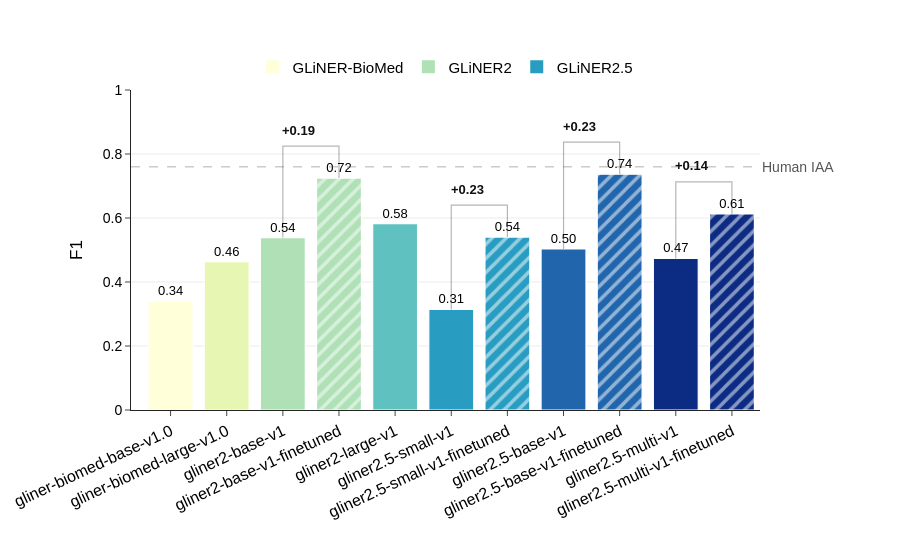

This figure's notebook cell:
### Code cell
fig = plot_benchmark_gliner_models(
    df=df,
    human_iaa=0.76,
    metric="F1",
    category="OVERALL_MICRO",
)
fig.show()
fig.write_image("../plots/gliner_benchmark_f1.png", scale=10, width=1200, height=600)

### Figure 1 — Plotly figure (JSON) as saved in the notebook; plotly's stock layout.template omitted (floating-point values rounded to 4 significant figures)
{"data": [{"marker": {"color": "rgb(255, 255, 217)", "line": {"color": "white", "width": 1.2}, "pattern": {"fgcolor": "white", "shape": "", "solidity": 0.35}}, "name": "ihor/gliner-biomed-base-v1.0", "showlegend": false, "text": ["0.34"], "textfont": {"size": 13}, "textposition": "outside", "type": "bar", "x": ["gliner-biomed-base-v1.0"], "y": [0.3401]}, {"marker": {"color": "rgb(231, 246, 178)", "line": {"color": "white", "width": 1.2}, "pattern": {"fgcolor": "white", "shape": "", "solidity": 0.35}}, "name": "ihor/gliner-biomed-large-v1.0", "showlegend": false, "text": ["0.46"], "textfont": {"size": 13}, "textposition": "outside", "type": "bar", "x": ["gliner-biomed-large-v1.0"], "y": [0.4636]}, {"marker": {"color": "rgb(175, 224, 182)", "line": {"color": "white", "width": 1.2}, "pattern": {"fgcolor": "white", "shape": "", "solidity": 0.35}}, "name": "fastino/gliner2-base-v1", "showlegend": false, "text": ["0.54"], "textfont": {"size": 13}, "textposition": "outside", "type": "bar", "x": ["gliner2-base-v1"], "y": [0.5388]}, {"marker": {"color": "rgb(175, 224, 182)", "line": {"color": "white", "width": 1.2}, "pattern": {"fgcolor": "white", "shape": "/", "solidity": 0.35}}, "name": "fastino/gliner2-base-v1-finetuned", "showlegend": false, "text": ["0.72"], "textfont": {"size": 13}, "textposition": "outside", "type": "bar", "x": ["gliner2-base-v1-finetuned"], "y": [0.7246]}, {"marker": {"color": "rgb(96, 194, 192)", "line": {"color": "white", "width": 1.2}, "pattern": {"fgcolor": "white", "shape": "", "solidity": 0.35}}, "name": "fastino/gliner2-large-v1", "showlegend": false, "text": ["0.58"], "textfont": {"size": 13}, "textposition": "outside", "type": "bar", "x": ["gliner2-large-v1"], "y": [0.5826]}, {"marker": {"color": "rgb(41, 157, 193)", "line": {"color": "white", "width": 1.2}, "pattern": {"fgcolor": "white", "shape": "", "solidity": 0.35}}, "name": "fastino/gliner2.5-small-v1", "showlegend": false, "text": ["0.31"], "textfont": {"size": 13}, "textposition": "outside", "type": "bar", "x": ["gliner2.5-small-v1"], "y": [0.3142]}, {"marker": {"color": "rgb(41, 157, 193)", "line": {"color": "white", "width": 1.2}, "pattern": {"fgcolor": "white", "shape": "/", "solidity": 0.35}}, "name": "fastino/gliner2.5-small-v1-finetuned", "showlegend": false, "text": ["0.54"], "textfont": {"size": 13}, "textposition": "outside", "type": "bar", "x": ["gliner2.5-small-v1-finetuned"], "y": [0.5404]}, {"marker": {"color": "rgb(33, 102, 172)", "line": {"color": "white", "width": 1.2}, "pattern": {"fgcolor": "white", "shape": "", "solidity": 0.35}}, "name": "fastino/gliner2.5-base-v1", "showlegend": false, "text": ["0.50"], "textfont": {"size": 13}, "textposition": "outside", "type": "bar", "x": ["gliner2.5-base-v1"], "y": [0.5033]}, {"marker": {"color": "rgb(33, 102, 172)", "line": {"color": "white", "width": 1.2}, "pattern": {"fgcolor": "white", "shape": "/", "solidity": 0.35}}, "name": "fastino/gliner2.5-base-v1-finetuned", "showlegend": false, "text": ["0.74"], "textfont": {"size": 13}, "textposition": "outside", "type": "bar", "x": ["gliner2.5-base-v1-finetuned"], "y": [0.737]}, {"marker": {"color": "rgb(12, 44, 132)", "line": {"color": "white", "width": 1.2}, "pattern": {"fgcolor": "white", "shape": "", "solidity": 0.35}}, "name": "fastino/gliner2.5-multi-v1", "showlegend": false, "text": ["0.47"], "textfont": {"size": 13}, "textposition": "outside", "type": "bar", "x": ["gliner2.5-multi-v1"], "y": [0.4737]}, {"marker": {"color": "rgb(12, 44, 132)", "line": {"color": "white", "width": 1.2}, "pattern": {"fgcolor": "white", "shape": "/", "solidity": 0.35}}, "name": "fastino/gliner2.5-multi-v1-finetuned", "showlegend": false, "text": ["0.61"], "textfont": {"size": 13}, "textposition": "outside", "type": "bar", "x": ["gliner2.5-multi-v1-finetuned"], "y": [0.6127]}, {"marker": {"color": "rgb(255, 255, 217)", "size": 13, "symbol": "square"}, "mode": "markers", "name": "GLiNER-BioMed", "showlegend": true, "type": "scatter", "x": ["gliner-biomed-base-v1.0"], "y": [null]}, {"marker": {"color": "rgb(175, 224, 182)", "size": 13, "symbol": "square"}, "mode": "markers", "name": "GLiNER2", "showlegend": true, "type": "scatter", "x": ["gliner-biomed-base-v1.0"], "y": [null]}, {"marker": {"color": "rgb(41, 157, 193)", "size": 13, "symbol": "square"}, "mode": "markers", "name": "GLiNER2.5", "showlegend": true, "type": "scatter", "x": ["gliner-biomed-base-v1.0"], "y": [null]}], "layout": {"annotations": [{"align": "center", "font": {"color": "#111111", "size": 13}, "showarrow": false, "text": "<b>+0.19</b>", "x": "gliner2-base-v1-finetuned", "xshift": -40, "y": 0.8746}, {"align": "center", "font": {"color": "#111111", "size": 13}, "showarrow": false, "text": "<b>+0.23</b>", "x": "gliner2.5-small-v1-finetuned", "xshift": -40, "y": 0.6904}, {"align": "center", "font": {"color": "#111111", "size": 13}, "showarrow": false, "text": "<b>+0.23</b>", "x": "gliner2.5-base-v1-finetuned", "xshift": -40, "y": 0.887}, {"align": "center", "font": {"color": "#111111", "size": 13}, "showarrow": false, "text": "<b>+0.14</b>", "x": "gliner2.5-multi-v1-finetuned", "xshift": -40, "y": 0.7627}, {"font": {"color": "#555555", "size": 14}, "showarrow": false, "text": "Human IAA", "x": 1, "xanchor": "left", "xref": "x domain", "y": 0.76, "yanchor": "middle", "yref": "y"}], "font": {"color": "black", "family": "Arial, Helvetica, sans-serif", "size": 16}, "hovermode": false, "legend": {"font": {"size": 15}, "orientation": "h", "x": 0.5, "xanchor": "center", "y": 1.02, "yanchor": "bottom"}, "margin": {"b": 150, "l": 80, "r": 140, "t": 90}, "paper_bgcolor": "white", "plot_bgcolor": "white", "shapes": [{"fillcolor": "rgba(0,0,0,0)", "line": {"color": "#111111", "width": 1.2}, "path": "M gliner2-base-v1,0.538804049499326 L gliner2-base-v1,0.8246412925209116 L gliner2-base-v1-finetuned,0.8246412925209116 L gliner2-base-v1-finetuned,0.7246412925209116", "type": "path"}, {"fillcolor": "rgba(0,0,0,0)", "line": {"color": "#111111", "width": 1.2}, "path": "M gliner2.5-small-v1,0.3142132492807313 L gliner2.5-small-v1,0.6403678833591951 L gliner2.5-small-v1-finetuned,0.6403678833591951 L gliner2.5-small-v1-finetuned,0.5403678833591952", "type": "path"}, {"fillcolor": "rgba(0,0,0,0)", "line": {"color": "#111111", "width": 1.2}, "path": "M gliner2.5-base-v1,0.5033491437833486 L gliner2.5-base-v1,0.837031066263125 L gliner2.5-base-v1-finetuned,0.837031066263125 L gliner2.5-base-v1-finetuned,0.737031066263125", "type": "path"}, {"fillcolor": "rgba(0,0,0,0)", "line": {"color": "#111111", "width": 1.2}, "path": "M gliner2.5-multi-v1,0.473676794331368 L gliner2.5-multi-v1,0.7127185702322272 L gliner2.5-multi-v1-finetuned,0.7127185702322272 L gliner2.5-multi-v1-finetuned,0.6127185702322272", "type": "path"}, {"line": {"color": "#555555", "dash": "dash", "width": 1.5}, "type": "line", "x0": 0, "x1": 1, "xref": "x domain", "y0": 0.76, "y1": 0.76, "yref": "y"}], "xaxis": {"showgrid": false, "tickangle": -25, "tickfont": {"size": 16}, "ticks": "outside", "type": "category"}, "yaxis": {"gridcolor": "rgba(0,0,0,0.08)", "range": [0, 1], "showgrid": true, "tickfont": {"size": 14}, "ticks": "outside", "title": {"font": {"size": 17}, "text": "F1"}, "zeroline": false}}}
